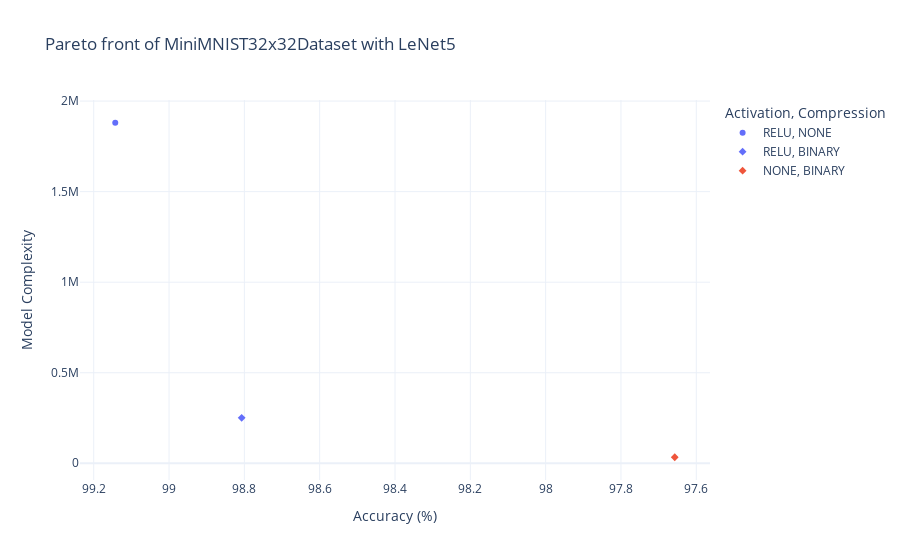

Notebook code for this chart:
### Code cell
import plotly.express as px


def scatter_population(df, *args, title="Title", x="best", **kwargs):
    fig = px.scatter(
        df,
        x=x,
        y="cost",
        color="conv_activation",
        symbol="conv_compression",
        title=title,
        labels={
            "conv_compression": "Compression",
            "conv_activation": "Activation",
            "best": "Accuracy (%)",
            "cost": "Model Complexity",
        },
        template="plotly_white",
        **kwargs,
    )
    fig.update_xaxes(autorange="reversed")
    fig.update_layout(margin=dict(autoexpand=True))

    return fig


only_minimized = df[
    (df["conv_activation"] != "RELU") & (df["conv_compression"] != "NONE")
]
x = "best"
pareto_indices = get_pareto_indicies(df, x, "cost")

scatter_population(
    df.loc[pareto_indices],
    title=f"Pareto front of {MiniMNIST32x32Dataset.__name__} with {LeNet5Builder.name}",
    x=x,
)

### Figure 1 — Plotly figure (JSON) as saved in the notebook; plotly's stock layout.template omitted (floating-point values rounded to 4 significant figures)
{"data": [{"hovertemplate": "Activation=RELU<br>Compression=NONE<br>Accuracy (%)=%{x}<br>Model Complexity=%{y}<extra></extra>", "legendgroup": "RELU, NONE", "marker": {"color": "#636efa", "symbol": "circle"}, "mode": "markers", "name": "RELU, NONE", "orientation": "v", "showlegend": true, "type": "scatter", "x": [99.14], "xaxis": "x", "y": [1880000.0], "yaxis": "y"}, {"hovertemplate": "Activation=RELU<br>Compression=BINARY<br>Accuracy (%)=%{x}<br>Model Complexity=%{y}<extra></extra>", "legendgroup": "RELU, BINARY", "marker": {"color": "#636efa", "symbol": "diamond"}, "mode": "markers", "name": "RELU, BINARY", "orientation": "v", "showlegend": true, "type": "scatter", "x": [98.81], "xaxis": "x", "y": [251000.0], "yaxis": "y"}, {"hovertemplate": "Activation=NONE<br>Compression=BINARY<br>Accuracy (%)=%{x}<br>Model Complexity=%{y}<extra></extra>", "legendgroup": "NONE, BINARY", "marker": {"color": "#EF553B", "symbol": "diamond"}, "mode": "markers", "name": "NONE, BINARY", "orientation": "v", "showlegend": true, "type": "scatter", "x": [97.66], "xaxis": "x", "y": [33350.0], "yaxis": "y"}], "layout": {"legend": {"title": {"text": "Activation, Compression"}, "tracegroupgap": 0}, "margin": {"autoexpand": true}, "title": {"text": "Pareto front of MiniMNIST32x32Dataset with LeNet5"}, "xaxis": {"anchor": "y", "autorange": "reversed", "domain": [0, 1], "title": {"text": "Accuracy (%)"}}, "yaxis": {"anchor": "x", "domain": [0, 1], "title": {"text": "Model Complexity"}}}}
